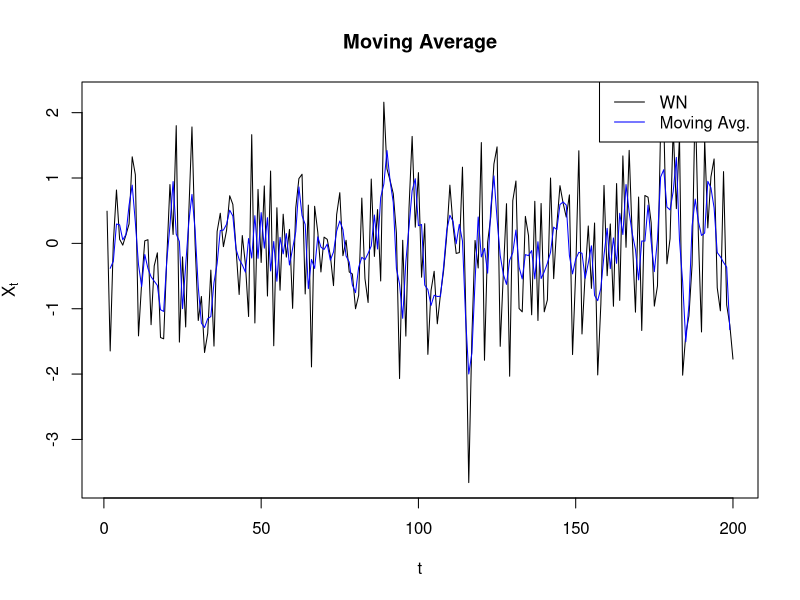
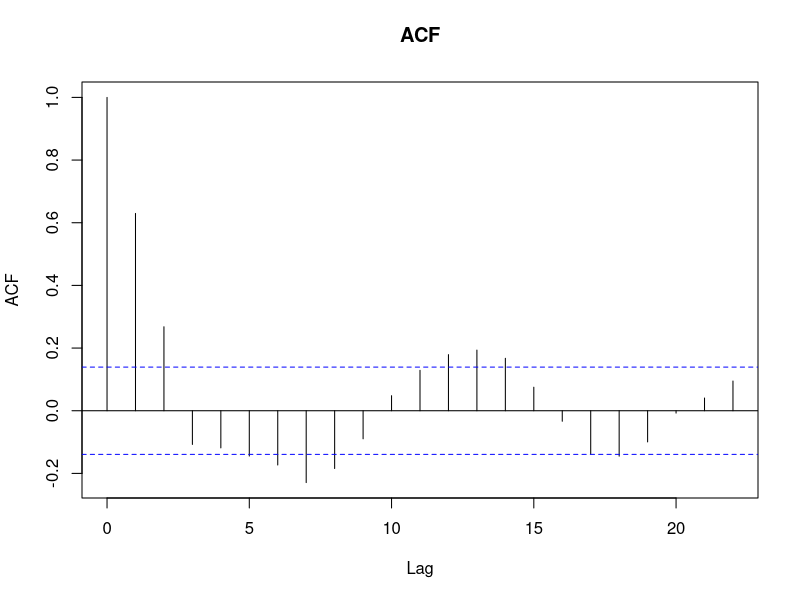
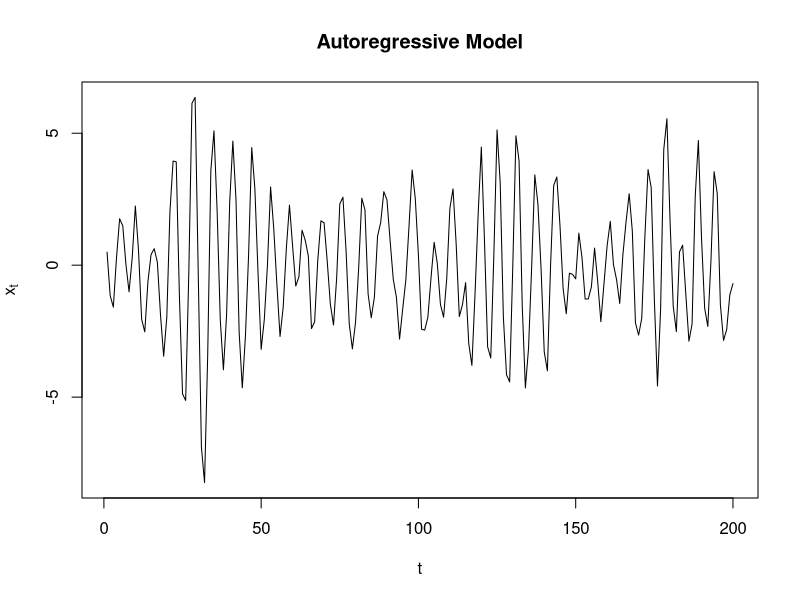
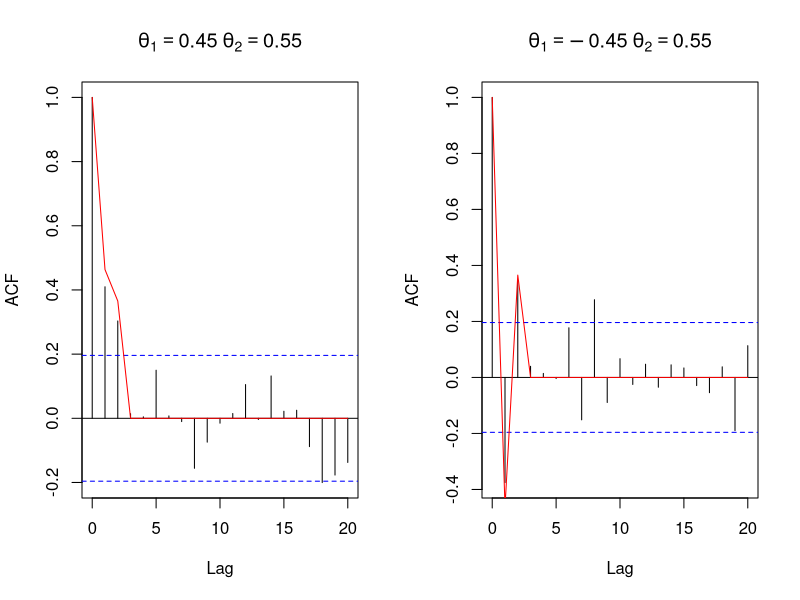
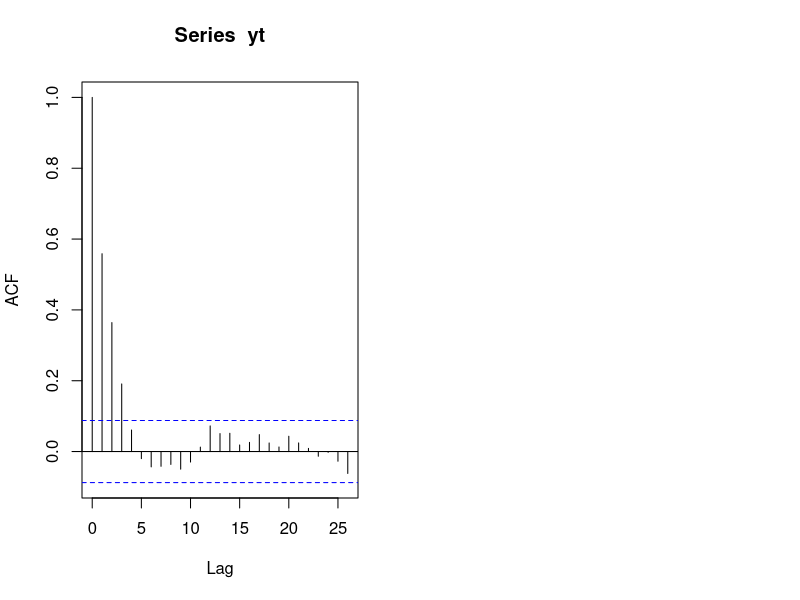

Reproduce these figures in R, in order.
## ---- chunk 1
knitr::opts_chunk$set(echo = TRUE)
## ---- chunk 2
z_t <- rnorm(200,0,1)
y_t = filter(z_t, filter = rep(1/3,3), sides = 2, method = "convolution")
plot.ts(z_t,xlab = "t",ylab = expression(X[t]),type = "l",main = "Moving Average")
lines(y_t,col = "blue")
legend("topright",c("WN", "Moving Avg."),col = c("black","blue"),lty = 1)

acf(y_t[2:199], main="ACF")
## ---- chunk 3
x_t <- filter(z_t,filter = c(1,-0.9),method = "recursive")
plot(x_t,xlab = "t",ylab = expression(x[t]),type = "l", main = "Autoregressive Model")

## ---- chunk 4
#a
theta_1 <- 0.45
theta_2 <- 0.55
var_ma <- 1 + theta_1^2 + (theta_2)^2
# Simulate MA
x1 <- arima.sim(n = 100,model = list(ma=c(theta_1,theta_2)))
# Theoretical ACF
theo_acf1 <- c(var_ma,(theta_1 + theta_1*theta_2),theta_2,rep(0,18))/var_ma

 #b
theta_1 <- -0.45
theta_2 <- 0.55
var_ma <- 1+theta_1^2+theta_2^2
x2 <- arima.sim(n = 100,model = list(ma=c(theta_1,theta_2)))
theo_acf2 <- c(var_ma,(theta_1 + theta_1*theta_2),theta_2,rep(0,18))/var_ma

# Plot both ACFs
op <- par(mfrow = c(1,2))
acf(x1,main = expression(theta[1] == 0.45~theta[2] == 0.55)) # Sample auto-correlation 
lines(x = 0:20,y = theo_acf1,col = "red") # Add theoretical ACF
acf(x2,main = expression(theta[1] == -0.45~theta[2] == 0.55)) 
lines(x = 0:20,y = theo_acf2,col = "red")


yt <- arima.sim(list(order=c(1,0,0), ar=.5), n=500)
acf(yt)  
